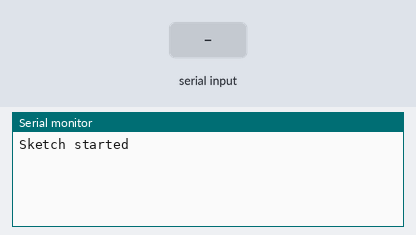
The sketch below on a simulated Arduino Uno, built with avr-gcc and run on an emulated ATmega328P. Shown: the last lines printed to the serial monitor. The inputs (shaded band) are chosen by the test bench.

Above: at 4.2 s.
4.3 s: "1" received over Serial
At 5.4 s:
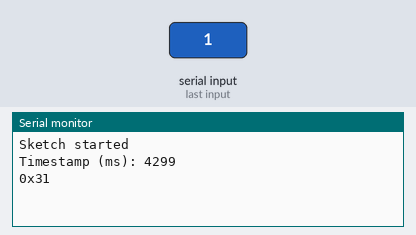
5.8 s: "0" received over Serial
At 6.5 s:
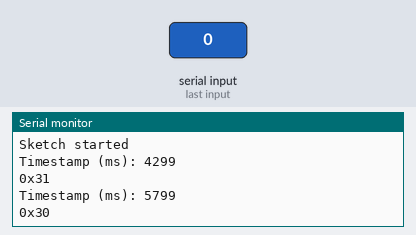
7.3 s: "2" received over Serial
At 7.7 s:
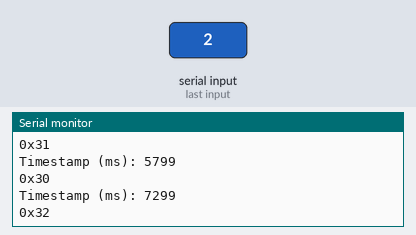

Measured:
- after the input at 4.3 s, the serial monitor: prints a new line at once (image 1)
- after the input at 5.8 s, the serial monitor: prints a new line at once (image 2)
- after the input at 7.3 s, the serial monitor: prints a new line at once (image 3)

The sketch:

serial-test.ino
```cpp
unsigned long msOffset = 0;

#define MAX_MS 0x01FFF //13 bits, 8192 dec


void setup()
{
  delay(3000);  //5 seconds delay for enabling to see the start up comments on the serial board
  Serial.end();
  Serial.begin(115200);
  while(Serial.available()){
	  Serial.read();
  }
  Serial.println("Sketch started");
}

void loop()
{
	//unsigned long currentMillis = millis();
	//if(currentMillis < 5000){
	//	if(msOffset > 5000){
	//		//it's been 49 days, millis rolled.
	//		while(msOffset > 5000){
	//			//roll msOffset - this should preserve current ~8 second count.
	//			msOffset += MAX_MS;
	//		}
	//	}
	//}
	//while(currentMillis >= (unsigned long)(msOffset + MAX_MS)){
	//	msOffset += MAX_MS;
	//	Serial.print("offset inc. New timestamp: ");
	//	Serial.println(currentMillis - msOffset);
	//}
	//unsigned long currentTimeStamp = currentMillis - msOffset;
	uint16_t currentTimeStamp = millis() & 0x01FFF;
    if (Serial.available())                    // If we have received a message
    {
		Serial.print("Timestamp (ms): ");
		Serial.println(currentTimeStamp);
		Serial.print("0x");
		Serial.println(Serial.read(), HEX);
    }
}


//nrfBaudRate = 0x7FFC80; //For 31250 baud
```
